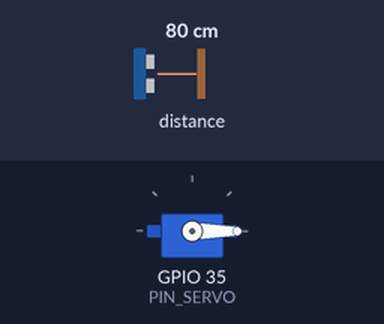
The sketch below on a simulated ESP32. Parts: servo. The test bench sets the inputs (shaded band); at power-on: distance to the obstacle 80 cm. The ROS host is connected and sends only what is stated.

Above: at 0.05 s.
At 3.85 s:
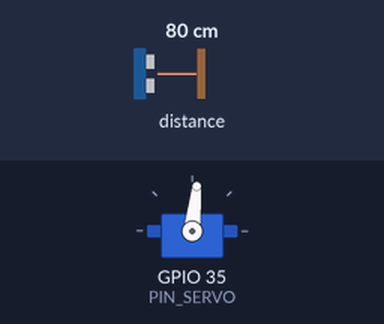
At 7.75 s:
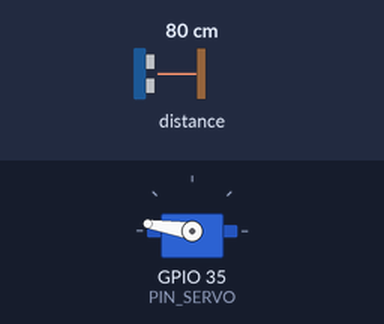
At 15.45 s:
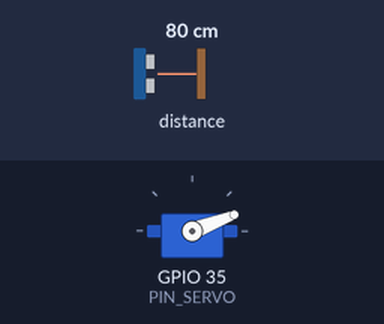
Timing chart, 0 to 21.3 s (numbered marks = the images above):
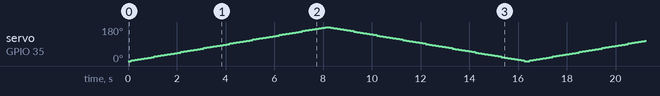

The sketch:

ServoLaserTest.ino
```cpp
#include <ros.h>
#include <std_msgs/Float64.h>
#include <std_msgs/Int64.h>

#include "LidarController.h"

#define PIN_SERVO 35

LidarController lidar;

ros::NodeHandle nh;
std_msgs::Int64 msg_scanAngle;
std_msgs::Float64 msg_scanRange;
ros::Publisher pub_scanAngle("/scan/angle", &msg_scanAngle);
ros::Publisher pub_scanRange("/scan/range", &msg_scanRange);

void setup() {
  lidar.Setup(PIN_SERVO, 3);
  RosSetup();
}

void loop() {
  delay(50);

  RosUpdate();

  lidar.Update();
  msg_scanAngle.data = lidar.GetAngle();
  msg_scanRange.data = lidar.GetRange();
  // msg_scanRange.data = 1.0;
}

void RosSetup() {
  nh.initNode();
  nh.advertise(pub_scanAngle);
  nh.advertise(pub_scanRange);
}

void RosUpdate() {
  nh.spinOnce();
  pub_scanAngle.publish(&msg_scanAngle);
  pub_scanRange.publish(&msg_scanRange);
}
```

LidarController.h
```cpp
#ifndef LIDARCONTROLLER_H
#define LIDARCONTROLLER_H

#define ANGLE_RISING 0
#define ANGLE_FALLING 90

#include <Servo.h>
#include <Adafruit_VL53L0X.h>

class LidarController
{
  // Ângulo
  int angle_now = 0;
  int angle_target = 0;
  int angle_status = RISING;
  int angle_increment = 1;
  int angle_min = 0;
  int angle_max = 180;

  // Distância
  double range_now = 0.0;

  // Tempo
  unsigned long t = millis();
  unsigned long dt_update = 10;

  // Servo
  Servo servo;

  // Laser
  Adafruit_VL53L0X lox = Adafruit_VL53L0X();

  public:

    /* Setup
      - Faz o servo começar em 0
      - Define o incremento */
    void Setup(int pin, int _angle_increment)
    {
      servo.attach(pin);
      angle_increment = _angle_increment;
      servo.write(0);

      if (!lox.begin())
        delay(5);

    }

    /* Retorna o incremento */
    int GetIncrement()
    {
      return angle_increment;
    }

    /* Retorna o ângulo atual (última vez medido) */
    int GetAngle()
    {
      return angle_now;
    }

    /* Retorna a distância atual (última vez medida) */
    double GetRange()
    {
      return range_now;
    }

    /* Retorna true se angle_now == angle_target */
    bool IsAngleCorrect()
    {
      if (angle_now == angle_target)
        return true;
      else
        return false;
    }

    /* Atualiza qual é o próximo ângulo */
    void UpdateAngleTarget()
    {
      // Angulo aumentando
      if (angle_status == RISING) {
        if (servo.read() == angle_max)
          angle_status = FALLING;
        else
          angle_target = angle_target + angle_increment;
      }

      // Angulo diminuindo
      else if (angle_status == FALLING) {
        if (servo.read() == angle_min)
          angle_status = RISING;
        else
          angle_target = angle_target - angle_increment;
      }

      // Precaução
      angle_target = max(angle_target, angle_min);
      angle_target = min(angle_target, angle_max);
    }

    /* Atualiza a distância */
    void UpdateRange()
    {
      VL53L0X_RangingMeasurementData_t measure;
      lox.rangingTest(&measure, false);
      if (measure.RangeStatus != 4)
        range_now = ((double)measure.RangeMilliMeter) * 1.0 / 1000;
    }

    void Update()
    {
      unsigned long t_now = millis();
      unsigned long dt = t_now - t;
      if (dt < dt_update)
        return;

      // Atualiza ângulo atual
      angle_now = servo.read();

      // Ângulo atual já está no desejado -> determina a próxima posição
      if (IsAngleCorrect() == true) {
        UpdateAngleTarget();
        UpdateRange();
      }
      // Ângulo atual NÃO está no desejado -> vai até lá
      else {
        servo.write(angle_target);
      }
    }
};

#endif


// class LaserController
// {
//   Adafruit_VL53L0X lox = Adafruit_VL53L0X();

//   public:

//     void Setup(float increment, sensor_msgs::LaserScan* msg_scan)
//     {
//       msg_scan->header.frame_id = "scan_link";
//       msg_scan->angle_min = 0; // [rad]
//       msg_scan->angle_max = PI; // [rad]
//       msg_scan->angle_increment = increment; // [rad]
//       // msg_scan->time_increment = 0.250; // [s]
//       // msg_scan->scan_time = 0.5; // [s]
//       msg_scan->range_min = 0; // [m]
//       msg_scan->range_max = 20; // [m]

//       // msg_scan->ranges[2] = {0};
//       float ranges[1] = {0};
//       msg_scan->ranges = ranges;
//       msg_scan->ranges_length = 1;

//       for (int i=0; i < msg_scan->ranges_length; i++) {
//         msg_scan->ranges[i] = 0.0;
//       }

//       // Serial.println("Setup laser...");
//       if (!lox.begin()) {
//         // Serial.println("Laser???????");
//         delay(5);
//       }

//     }
//     void Update(int angle, sensor_msgs::LaserScan* msg_scan)
//     {
//       VL53L0X_RangingMeasurementData_t measure;
//       lox.rangingTest(&measure, false);
//       double range = 0.0;
//       if (measure.RangeStatus != 4) {
//         range = ((double)measure.RangeMilliMeter) * 0.8 / 1000;
//       }
//     }
// };
```
